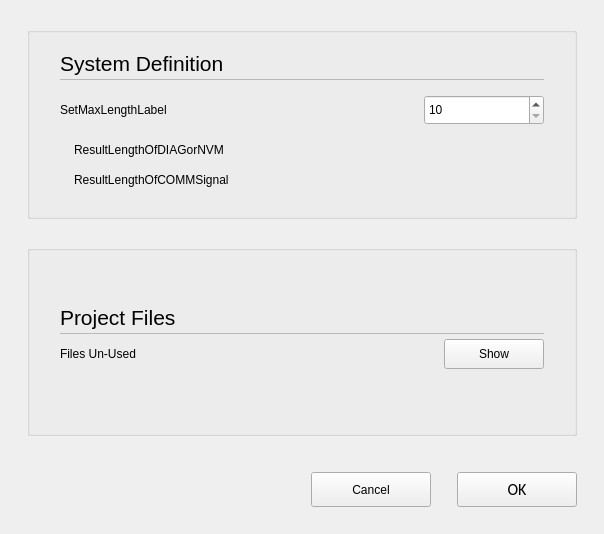
<?xml version="1.0" encoding="UTF-8"?>
<ui version="4.0">
 <class>C_NagProjectSettingsPopupDialog</class>
 <widget class="QWidget" name="C_NagProjectSettingsPopupDialog">
  <property name="geometry">
   <rect>
    <x>0</x>
    <y>0</y>
    <width>604</width>
    <height>534</height>
   </rect>
  </property>
  <property name="windowTitle">
   <string>C_NagProjectSettingsPopupDialog</string>
  </property>
  <property name="autoFillBackground">
   <bool>false</bool>
  </property>
  <layout class="QVBoxLayout" name="verticalLayout">
   <property name="leftMargin">
    <number>27</number>
   </property>
   <property name="topMargin">
    <number>27</number>
   </property>
   <property name="rightMargin">
    <number>27</number>
   </property>
   <property name="bottomMargin">
    <number>0</number>
   </property>
   <item>
    <widget class="stw::opensyde_gui_elements::C_OgeGbx" name="pc_GroupBoxGeneral_5">
     <property name="title">
      <string/>
     </property>
     <layout class="QVBoxLayout" name="verticalLayout_6" stretch="0,0,0,0">
      <property name="spacing">
       <number>0</number>
      </property>
      <property name="leftMargin">
       <number>30</number>
      </property>
      <property name="topMargin">
       <number>5</number>
      </property>
      <property name="rightMargin">
       <number>30</number>
      </property>
      <property name="bottomMargin">
       <number>13</number>
      </property>
      <item>
       <layout class="QVBoxLayout" name="verticalLayout_2" stretch="0,0">
        <property name="spacing">
         <number>0</number>
        </property>
        <property name="topMargin">
         <number>0</number>
        </property>
        <property name="bottomMargin">
         <number>0</number>
        </property>
        <item>
         <layout class="QHBoxLayout" name="horizontalLayout_5">
          <property name="topMargin">
           <number>0</number>
          </property>
          <property name="bottomMargin">
           <number>1</number>
          </property>
          <item>
           <widget class="stw::opensyde_gui_elements::C_OgeLabContextMenuBase" name="pc_LabelHeadingPreview">
            <property name="styleRole" stdset="0">
             <string>heading-group-bold</string>
            </property>
            <property name="minimumSize">
             <size>
              <width>0</width>
              <height>30</height>
             </size>
            </property>
            <property name="maximumSize">
             <size>
              <width>16777215</width>
              <height>30</height>
             </size>
            </property>
            <property name="font">
             <font>
              <family>Segoe UI</family>
              <pointsize>16</pointsize>
             </font>
            </property>
            <property name="text">
             <string>System Definition</string>
            </property>
           </widget>
          </item>
          <item>
           <spacer name="horizontalSpacer_5">
            <property name="orientation">
             <enum>Qt::Horizontal</enum>
            </property>
            <property name="sizeHint" stdset="0">
             <size>
              <width>40</width>
              <height>20</height>
             </size>
            </property>
           </spacer>
          </item>
         </layout>
        </item>
        <item>
         <widget class="stw::opensyde_gui_elements::C_OgeFraSeparator" name="pc_Frame">
          <property name="minimumSize">
           <size>
            <width>0</width>
            <height>1</height>
           </size>
          </property>
          <property name="maximumSize">
           <size>
            <width>16777215</width>
            <height>1</height>
           </size>
          </property>
          <property name="frameShape">
           <enum>QFrame::StyledPanel</enum>
          </property>
          <property name="frameShadow">
           <enum>QFrame::Raised</enum>
          </property>
         </widget>
        </item>
       </layout>
      </item>
      <item>
       <layout class="QHBoxLayout" name="horizontalLayout_2">
        <property name="bottomMargin">
         <number>0</number>
        </property>
        <item>
         <widget class="stw::opensyde_gui_elements::C_OgeLabToolTipBase" name="pc_SetMaxLengthLabel">
          <property name="styleRole" stdset="0">
           <string>group-item</string>
          </property>
          <property name="minimumSize">
           <size>
            <width>0</width>
            <height>40</height>
           </size>
          </property>
          <property name="maximumSize">
           <size>
            <width>16777215</width>
            <height>40</height>
           </size>
          </property>
          <property name="text">
           <string>SetMaxLengthLabel</string>
          </property>
         </widget>
        </item>
        <item>
         <spacer name="horizontalSpacer">
          <property name="orientation">
           <enum>Qt::Horizontal</enum>
          </property>
          <property name="sizeHint" stdset="0">
           <size>
            <width>40</width>
            <height>20</height>
           </size>
          </property>
         </spacer>
        </item>
        <item>
         <widget class="stw::opensyde_gui_elements::C_OgeSpxNumber" name="pc_SpinBox">
          <property name="minimumSize">
           <size>
            <width>120</width>
            <height>30</height>
           </size>
          </property>
          <property name="maximumSize">
           <size>
            <width>120</width>
            <height>30</height>
           </size>
          </property>
          <property name="minimum">
           <number>10</number>
          </property>
          <property name="maximum">
           <number>31</number>
          </property>
          <property name="value">
           <number>10</number>
          </property>
         </widget>
        </item>
       </layout>
      </item>
      <item>
       <layout class="QHBoxLayout" name="horizontalLayout">
        <property name="spacing">
         <number>0</number>
        </property>
        <property name="bottomMargin">
         <number>0</number>
        </property>
        <item>
         <spacer name="horizontalSpacer_3">
          <property name="orientation">
           <enum>Qt::Horizontal</enum>
          </property>
          <property name="sizeType">
           <enum>QSizePolicy::Fixed</enum>
          </property>
          <property name="sizeHint" stdset="0">
           <size>
            <width>14</width>
            <height>0</height>
           </size>
          </property>
         </spacer>
        </item>
        <item>
         <widget class="stw::opensyde_gui_elements::C_OgeLabToolTipBase" name="pc_ResultLengthOfDIAGorNVM">
          <property name="styleRole" stdset="0">
           <string>group-sub-item</string>
          </property>
          <property name="minimumSize">
           <size>
            <width>0</width>
            <height>20</height>
           </size>
          </property>
          <property name="maximumSize">
           <size>
            <width>16777215</width>
            <height>20</height>
           </size>
          </property>
          <property name="text">
           <string>ResultLengthOfDIAGorNVM</string>
          </property>
         </widget>
        </item>
       </layout>
      </item>
      <item>
       <layout class="QHBoxLayout" name="horizontalLayout_3">
        <property name="spacing">
         <number>0</number>
        </property>
        <property name="bottomMargin">
         <number>0</number>
        </property>
        <item>
         <spacer name="horizontalSpacer_4">
          <property name="orientation">
           <enum>Qt::Horizontal</enum>
          </property>
          <property name="sizeType">
           <enum>QSizePolicy::Fixed</enum>
          </property>
          <property name="sizeHint" stdset="0">
           <size>
            <width>14</width>
            <height>0</height>
           </size>
          </property>
         </spacer>
        </item>
        <item>
         <widget class="stw::opensyde_gui_elements::C_OgeLabToolTipBase" name="pc_ResultLengthOfCOMMSignal">
          <property name="styleRole" stdset="0">
           <string>group-sub-item</string>
          </property>
          <property name="minimumSize">
           <size>
            <width>0</width>
            <height>20</height>
           </size>
          </property>
          <property name="maximumSize">
           <size>
            <width>16777215</width>
            <height>20</height>
           </size>
          </property>
          <property name="text">
           <string>ResultLengthOfCOMMSignal</string>
          </property>
         </widget>
        </item>
       </layout>
      </item>
     </layout>
    </widget>
   </item>
   <item>
    <spacer name="verticalSpacer">
     <property name="orientation">
      <enum>Qt::Vertical</enum>
     </property>
     <property name="sizeType">
      <enum>QSizePolicy::Fixed</enum>
     </property>
     <property name="sizeHint" stdset="0">
      <size>
       <width>20</width>
       <height>20</height>
      </size>
     </property>
    </spacer>
   </item>
   <item>
    <widget class="stw::opensyde_gui_elements::C_OgeGbx" name="pc_GbxUnusedFiles">
     <property name="title">
      <string/>
     </property>
     <layout class="QVBoxLayout" name="verticalLayout_3">
      <property name="spacing">
       <number>0</number>
      </property>
      <property name="leftMargin">
       <number>30</number>
      </property>
      <property name="topMargin">
       <number>5</number>
      </property>
      <property name="rightMargin">
       <number>30</number>
      </property>
      <property name="bottomMargin">
       <number>13</number>
      </property>
      <item>
       <layout class="QVBoxLayout" name="verticalLayout_4" stretch="0,0,0">
        <property name="spacing">
         <number>0</number>
        </property>
        <property name="bottomMargin">
         <number>0</number>
        </property>
        <item>
         <layout class="QHBoxLayout" name="horizontalLayout_4">
          <property name="spacing">
           <number>6</number>
          </property>
          <property name="bottomMargin">
           <number>1</number>
          </property>
          <item>
           <widget class="stw::opensyde_gui_elements::C_OgeLabContextMenuBase" name="pc_LabelProjectFiles">
            <property name="styleRole" stdset="0">
             <string>heading-group-bold</string>
            </property>
            <property name="minimumSize">
             <size>
              <width>0</width>
              <height>30</height>
             </size>
            </property>
            <property name="maximumSize">
             <size>
              <width>16777215</width>
              <height>30</height>
             </size>
            </property>
            <property name="font">
             <font>
              <family>Segoe UI</family>
              <pointsize>16</pointsize>
             </font>
            </property>
            <property name="text">
             <string>Project Files</string>
            </property>
           </widget>
          </item>
          <item>
           <spacer name="horizontalSpacer_6">
            <property name="orientation">
             <enum>Qt::Horizontal</enum>
            </property>
            <property name="sizeHint" stdset="0">
             <size>
              <width>40</width>
              <height>20</height>
             </size>
            </property>
           </spacer>
          </item>
         </layout>
        </item>
        <item>
         <widget class="stw::opensyde_gui_elements::C_OgeFraSeparator" name="pc_FilesUnUsedSeperator">
          <property name="minimumSize">
           <size>
            <width>0</width>
            <height>1</height>
           </size>
          </property>
          <property name="maximumSize">
           <size>
            <width>16777215</width>
            <height>1</height>
           </size>
          </property>
          <property name="frameShape">
           <enum>QFrame::StyledPanel</enum>
          </property>
          <property name="frameShadow">
           <enum>QFrame::Raised</enum>
          </property>
         </widget>
        </item>
        <item>
         <layout class="QHBoxLayout" name="horizontalLayout_6">
          <property name="spacing">
           <number>6</number>
          </property>
          <property name="bottomMargin">
           <number>0</number>
          </property>
          <item>
           <widget class="stw::opensyde_gui_elements::C_OgeLabToolTipBase" name="pc_LabelFilesUnUsed">
            <property name="styleRole" stdset="0">
             <string>group-item</string>
            </property>
            <property name="minimumSize">
             <size>
              <width>0</width>
              <height>40</height>
             </size>
            </property>
            <property name="maximumSize">
             <size>
              <width>16777215</width>
              <height>40</height>
             </size>
            </property>
            <property name="text">
             <string>Files Un-Used</string>
            </property>
           </widget>
          </item>
          <item>
           <spacer name="horizontalSpacer_7">
            <property name="orientation">
             <enum>Qt::Horizontal</enum>
            </property>
            <property name="sizeHint" stdset="0">
             <size>
              <width>40</width>
              <height>20</height>
             </size>
            </property>
           </spacer>
          </item>
          <item>
           <widget class="stw::opensyde_gui_elements::C_OgePubToolTipBase" name="pc_ButtonShow">
            <property name="styleRole" stdset="0">
             <string>configure</string>
            </property>
            <property name="minimumSize">
             <size>
              <width>100</width>
              <height>30</height>
             </size>
            </property>
            <property name="maximumSize">
             <size>
              <width>100</width>
              <height>30</height>
             </size>
            </property>
            <property name="text">
             <string>Show</string>
            </property>
           </widget>
          </item>
         </layout>
        </item>
       </layout>
      </item>
     </layout>
    </widget>
   </item>
   <item>
    <spacer name="pc_VerticalSpacerButtonsObove">
     <property name="orientation">
      <enum>Qt::Vertical</enum>
     </property>
     <property name="sizeType">
      <enum>QSizePolicy::Fixed</enum>
     </property>
     <property name="sizeHint" stdset="0">
      <size>
       <width>20</width>
       <height>30</height>
      </size>
     </property>
    </spacer>
   </item>
   <item>
    <layout class="QHBoxLayout" name="horizontalLayout_22">
     <property name="spacing">
      <number>6</number>
     </property>
     <item>
      <spacer name="horizontalSpacer_9">
       <property name="orientation">
        <enum>Qt::Horizontal</enum>
       </property>
       <property name="sizeHint" stdset="0">
        <size>
         <width>40</width>
         <height>20</height>
        </size>
       </property>
      </spacer>
     </item>
     <item>
      <widget class="stw::opensyde_gui_elements::C_OgePubCancel" name="pc_PushButtonCancel">
       <property name="minimumSize">
        <size>
         <width>120</width>
         <height>35</height>
        </size>
       </property>
       <property name="maximumSize">
        <size>
         <width>120</width>
         <height>35</height>
        </size>
       </property>
       <property name="text">
        <string>Cancel</string>
       </property>
      </widget>
     </item>
     <item>
      <spacer name="horizontalSpacer_2">
       <property name="orientation">
        <enum>Qt::Horizontal</enum>
       </property>
       <property name="sizeType">
        <enum>QSizePolicy::Fixed</enum>
       </property>
       <property name="sizeHint" stdset="0">
        <size>
         <width>20</width>
         <height>20</height>
        </size>
       </property>
      </spacer>
     </item>
     <item>
      <widget class="stw::opensyde_gui_elements::C_OgePubDialog" name="pc_PushButtonOk">
       <property name="minimumSize">
        <size>
         <width>120</width>
         <height>35</height>
        </size>
       </property>
       <property name="maximumSize">
        <size>
         <width>120</width>
         <height>35</height>
        </size>
       </property>
       <property name="font">
        <font>
         <family>Calibri</family>
         <pointsize>12</pointsize>
        </font>
       </property>
       <property name="text">
        <string>OK</string>
       </property>
      </widget>
     </item>
    </layout>
   </item>
   <item>
    <spacer name="verticalSpacer_7">
     <property name="orientation">
      <enum>Qt::Vertical</enum>
     </property>
     <property name="sizeType">
      <enum>QSizePolicy::Fixed</enum>
     </property>
     <property name="sizeHint" stdset="0">
      <size>
       <width>20</width>
       <height>27</height>
      </size>
     </property>
    </spacer>
   </item>
  </layout>
 </widget>
 <customwidgets>
  <customwidget>
   <class>stw::opensyde_gui_elements::C_OgeFraSeparator</class>
   <extends>QFrame</extends>
   <header>C_OgeFraSeparator.hpp</header>
   <container>1</container>
  </customwidget>
  <customwidget>
   <class>stw::opensyde_gui_elements::C_OgeLabContextMenuBase</class>
   <extends>QLabel</extends>
   <header>C_OgeLabContextMenuBase.hpp</header>
  </customwidget>
  <customwidget>
   <class>stw::opensyde_gui_elements::C_OgeSpxNumber</class>
   <extends>QSpinBox</extends>
   <header>C_OgeSpxNumber.hpp</header>
  </customwidget>
  <customwidget>
   <class>stw::opensyde_gui_elements::C_OgePubDialog</class>
   <extends>QPushButton</extends>
   <header>C_OgePubDialog.hpp</header>
  </customwidget>
  <customwidget>
   <class>stw::opensyde_gui_elements::C_OgeGbx</class>
   <extends>QGroupBox</extends>
   <header>C_OgeGbx.hpp</header>
   <container>1</container>
  </customwidget>
  <customwidget>
   <class>stw::opensyde_gui_elements::C_OgePubCancel</class>
   <extends>QPushButton</extends>
   <header>C_OgePubCancel.hpp</header>
  </customwidget>
  <customwidget>
   <class>stw::opensyde_gui_elements::C_OgeLabToolTipBase</class>
   <extends>QLabel</extends>
   <header>C_OgeLabToolTipBase.hpp</header>
  </customwidget>
  <customwidget>
   <class>stw::opensyde_gui_elements::C_OgePubToolTipBase</class>
   <extends>QPushButton</extends>
   <header>C_OgePubToolTipBase.hpp</header>
  </customwidget>
 </customwidgets>
 <resources/>
 <connections/>
</ui>
